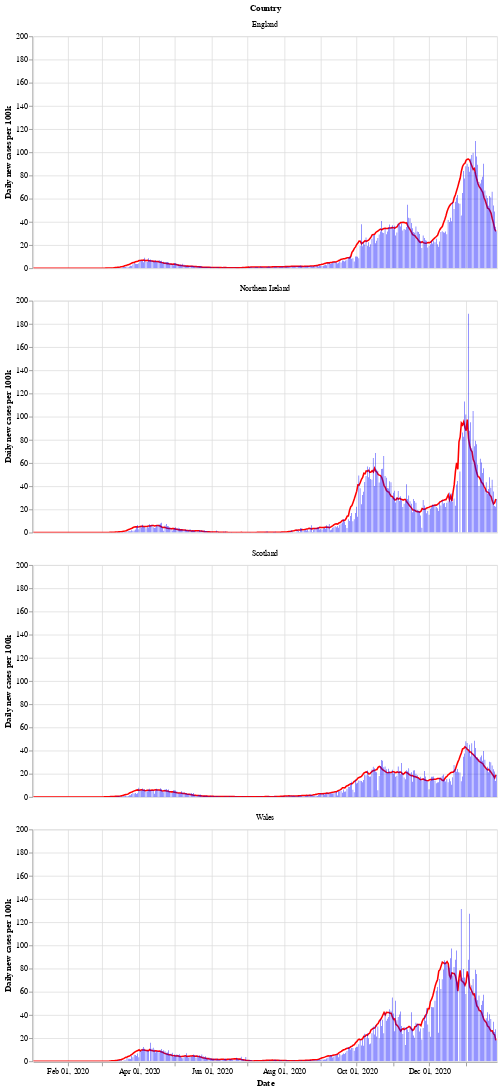

Source (notebook cell):
### Markdown cell above
Next is a bar chart of the number of new cases in each country (per 100k population), with the 7 day moving average of cases. Again we see that Wales saw a longer period of raising and falling cases compared to the other countries.

After a period of cases falling, each nation is now seeing a rise in the number of cases - especially in Wales.

### Code cell
# collapse
bars = alt.Chart(uk_cases).mark_bar().encode(
    x=alt.X("yearmonthdate(date):T", axis=alt.Axis(title='Date')),
    y=alt.Y("newCasesRate:Q", axis=alt.Axis(title='Daily new cases per 100k')),
    tooltip='newCasesRate',
    color=alt.condition(
        alt.datum.dailyChange > 0,
        alt.value("orange"),  # The positive color
        alt.value("blue")  # The negative color
    )
).properties(title='New cases per 100k population with rolling 7 day average', width=600).interactive()
line = alt.Chart(uk_cases).mark_line(
    color='red',
    size=2,
).transform_window(
    rolling_mean='mean(newCasesRate)',
    frame=[0, 7],
    groupby=['areaName']
).encode(
    x='yearmonthdate(date):T',
    y='rolling_mean:Q'
)
alt.layer(line, bars, data=uk_cases).facet(alt.Row('areaName', title='Country'), columns=1)

### Figure 1 — Vega-Lite specification as saved in the notebook (floating-point values rounded to 4 significant figures; data arrays with more than 128 entries replaced by an {"elided": "..."} marker saying what was removed)
{"config": {"view": {"continuousWidth": 400, "continuousHeight": 300}}, "data": {"name": "data-5100d5ce18eafa72256c2f150392568b"}, "facet": {"type": "nominal", "field": "areaName", "title": "Country"}, "spec": {"layer": [{"mark": {"type": "line", "color": "red", "size": 2}, "encoding": {"x": {"type": "temporal", "field": "date", "timeUnit": "yearmonthdate"}, "y": {"type": "quantitative", "field": "rolling_mean"}}, "transform": [{"window": [{"op": "mean", "field": "newCasesRate", "as": "rolling_mean"}], "frame": [0, 7], "groupby": ["areaName"]}]}, {"mark": "bar", "encoding": {"color": {"condition": {"value": "orange", "test": "(datum.dailyChange > 0)"}, "value": "blue"}, "tooltip": {"type": "quantitative", "field": "newCasesRate"}, "x": {"type": "temporal", "axis": {"title": "Date"}, "field": "date", "timeUnit": "yearmonthdate"}, "y": {"type": "quantitative", "axis": {"title": "Daily new cases per 100k"}, "field": "newCasesRate"}}, "selection": {"selector002": {"type": "interval", "bind": "scales", "encodings": ["x", "y"]}}, "title": "New cases per 100k population with rolling 7 day average", "width": 600}]}, "columns": 1, "$schema": "https://vega.github.io/schema/vega-lite/v4.8.1.json", "datasets": {"data-5100d5ce18eafa72256c2f150392568b": {"elided": "1560 records"}}}
